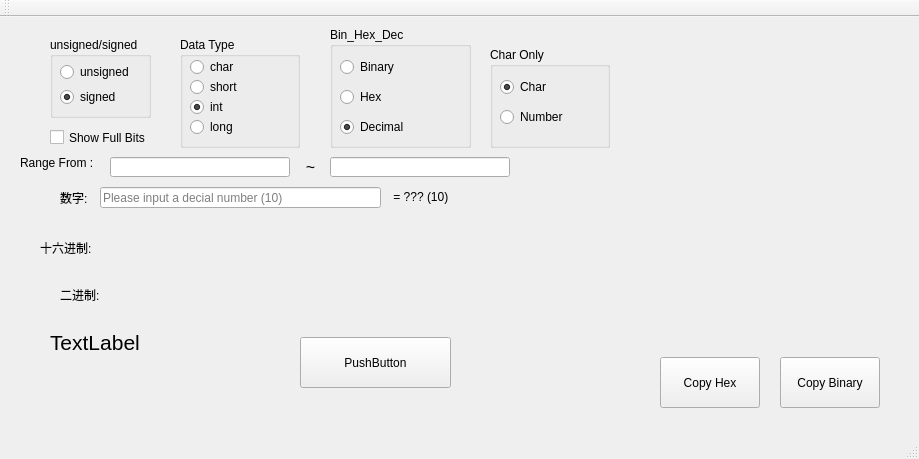
<?xml version="1.0" encoding="UTF-8"?>
<ui version="4.0">
 <class>MainWindow</class>
 <widget class="QMainWindow" name="MainWindow">
  <property name="geometry">
   <rect>
    <x>0</x>
    <y>0</y>
    <width>919</width>
    <height>459</height>
   </rect>
  </property>
  <property name="windowTitle">
   <string>Decimal Hex Binary</string>
  </property>
  <widget class="QWidget" name="centralWidget">
   <widget class="QPushButton" name="pushButton">
    <property name="geometry">
     <rect>
      <x>300</x>
      <y>320</y>
      <width>151</width>
      <height>51</height>
     </rect>
    </property>
    <property name="text">
     <string>PushButton</string>
    </property>
   </widget>
   <widget class="QGroupBox" name="groupBox">
    <property name="geometry">
     <rect>
      <x>50</x>
      <y>20</y>
      <width>101</width>
      <height>81</height>
     </rect>
    </property>
    <property name="title">
     <string>unsigned/signed</string>
    </property>
    <widget class="QRadioButton" name="radioButton">
     <property name="geometry">
      <rect>
       <x>10</x>
       <y>20</y>
       <width>100</width>
       <height>30</height>
      </rect>
     </property>
     <property name="text">
      <string>unsigned</string>
     </property>
     <property name="checked">
      <bool>false</bool>
     </property>
    </widget>
    <widget class="QRadioButton" name="radioButton_2">
     <property name="geometry">
      <rect>
       <x>10</x>
       <y>45</y>
       <width>100</width>
       <height>30</height>
      </rect>
     </property>
     <property name="text">
      <string>signed</string>
     </property>
     <property name="checked">
      <bool>true</bool>
     </property>
    </widget>
   </widget>
   <widget class="QGroupBox" name="groupBox_2">
    <property name="geometry">
     <rect>
      <x>180</x>
      <y>20</y>
      <width>120</width>
      <height>111</height>
     </rect>
    </property>
    <property name="title">
     <string>Data Type</string>
    </property>
    <widget class="QRadioButton" name="radioButton_3">
     <property name="geometry">
      <rect>
       <x>10</x>
       <y>20</y>
       <width>100</width>
       <height>20</height>
      </rect>
     </property>
     <property name="text">
      <string>char</string>
     </property>
    </widget>
    <widget class="QRadioButton" name="radioButton_4">
     <property name="geometry">
      <rect>
       <x>10</x>
       <y>40</y>
       <width>100</width>
       <height>20</height>
      </rect>
     </property>
     <property name="text">
      <string>short</string>
     </property>
    </widget>
    <widget class="QRadioButton" name="radioButton_5">
     <property name="geometry">
      <rect>
       <x>10</x>
       <y>60</y>
       <width>100</width>
       <height>20</height>
      </rect>
     </property>
     <property name="text">
      <string>int</string>
     </property>
     <property name="checked">
      <bool>true</bool>
     </property>
    </widget>
    <widget class="QRadioButton" name="radioButton_6">
     <property name="geometry">
      <rect>
       <x>10</x>
       <y>80</y>
       <width>100</width>
       <height>20</height>
      </rect>
     </property>
     <property name="text">
      <string>long</string>
     </property>
    </widget>
   </widget>
   <widget class="QLineEdit" name="lineEdit">
    <property name="geometry">
     <rect>
      <x>100</x>
      <y>170</y>
      <width>281</width>
      <height>21</height>
     </rect>
    </property>
    <property name="toolTip">
     <string/>
    </property>
    <property name="accessibleDescription">
     <string>Please input a decial number (10)</string>
    </property>
    <property name="inputMethodHints">
     <set>Qt::ImhNone</set>
    </property>
    <property name="text">
     <string/>
    </property>
    <property name="placeholderText">
     <string>Please input a decial number (10)</string>
    </property>
   </widget>
   <widget class="QLabel" name="label">
    <property name="geometry">
     <rect>
      <x>50</x>
      <y>310</y>
      <width>531</width>
      <height>31</height>
     </rect>
    </property>
    <property name="font">
     <font>
      <pointsize>16</pointsize>
      <weight>50</weight>
      <bold>false</bold>
     </font>
    </property>
    <property name="text">
     <string>TextLabel</string>
    </property>
    <property name="textFormat">
     <enum>Qt::RichText</enum>
    </property>
    <property name="wordWrap">
     <bool>false</bool>
    </property>
   </widget>
   <widget class="QLabel" name="label_2">
    <property name="geometry">
     <rect>
      <x>60</x>
      <y>170</y>
      <width>41</width>
      <height>21</height>
     </rect>
    </property>
    <property name="text">
     <string>数字:</string>
    </property>
   </widget>
   <widget class="QLabel" name="label_3">
    <property name="geometry">
     <rect>
      <x>40</x>
      <y>220</y>
      <width>61</width>
      <height>21</height>
     </rect>
    </property>
    <property name="text">
     <string>十六进制:</string>
    </property>
   </widget>
   <widget class="QLabel" name="label_4">
    <property name="geometry">
     <rect>
      <x>60</x>
      <y>270</y>
      <width>71</width>
      <height>16</height>
     </rect>
    </property>
    <property name="text">
     <string>二进制:</string>
    </property>
   </widget>
   <widget class="QLabel" name="label_5">
    <property name="geometry">
     <rect>
      <x>110</x>
      <y>135</y>
      <width>441</width>
      <height>31</height>
     </rect>
    </property>
    <property name="text">
     <string/>
    </property>
   </widget>
   <widget class="QCheckBox" name="checkBox">
    <property name="geometry">
     <rect>
      <x>50</x>
      <y>100</y>
      <width>121</width>
      <height>41</height>
     </rect>
    </property>
    <property name="text">
     <string>Show Full Bits</string>
    </property>
   </widget>
   <widget class="QGroupBox" name="groupBox_3">
    <property name="geometry">
     <rect>
      <x>330</x>
      <y>10</y>
      <width>141</width>
      <height>121</height>
     </rect>
    </property>
    <property name="title">
     <string>Bin_Hex_Dec</string>
    </property>
    <widget class="QRadioButton" name="radioButton_7">
     <property name="geometry">
      <rect>
       <x>10</x>
       <y>30</y>
       <width>100</width>
       <height>20</height>
      </rect>
     </property>
     <property name="text">
      <string>Binary</string>
     </property>
    </widget>
    <widget class="QRadioButton" name="radioButton_8">
     <property name="geometry">
      <rect>
       <x>10</x>
       <y>60</y>
       <width>100</width>
       <height>20</height>
      </rect>
     </property>
     <property name="text">
      <string>Hex</string>
     </property>
    </widget>
    <widget class="QRadioButton" name="radioButton_9">
     <property name="geometry">
      <rect>
       <x>10</x>
       <y>90</y>
       <width>100</width>
       <height>20</height>
      </rect>
     </property>
     <property name="text">
      <string>Decimal</string>
     </property>
     <property name="checked">
      <bool>true</bool>
     </property>
    </widget>
   </widget>
   <widget class="QLabel" name="label_6">
    <property name="geometry">
     <rect>
      <x>390</x>
      <y>170</y>
      <width>301</width>
      <height>20</height>
     </rect>
    </property>
    <property name="text">
     <string> = ??? (10)</string>
    </property>
   </widget>
   <widget class="QGroupBox" name="groupBox_4">
    <property name="geometry">
     <rect>
      <x>490</x>
      <y>30</y>
      <width>120</width>
      <height>101</height>
     </rect>
    </property>
    <property name="title">
     <string>Char Only</string>
    </property>
    <widget class="QRadioButton" name="radioButton_10">
     <property name="geometry">
      <rect>
       <x>10</x>
       <y>30</y>
       <width>100</width>
       <height>20</height>
      </rect>
     </property>
     <property name="text">
      <string>Char</string>
     </property>
     <property name="checkable">
      <bool>true</bool>
     </property>
     <property name="checked">
      <bool>true</bool>
     </property>
     <property name="autoExclusive">
      <bool>true</bool>
     </property>
    </widget>
    <widget class="QRadioButton" name="radioButton_11">
     <property name="geometry">
      <rect>
       <x>10</x>
       <y>60</y>
       <width>100</width>
       <height>20</height>
      </rect>
     </property>
     <property name="text">
      <string>Number</string>
     </property>
     <property name="checked">
      <bool>false</bool>
     </property>
    </widget>
   </widget>
   <widget class="QLineEdit" name="lineEdit_min">
    <property name="geometry">
     <rect>
      <x>110</x>
      <y>140</y>
      <width>180</width>
      <height>20</height>
     </rect>
    </property>
    <property name="alignment">
     <set>Qt::AlignRight|Qt::AlignTrailing|Qt::AlignVCenter</set>
    </property>
    <property name="readOnly">
     <bool>true</bool>
    </property>
   </widget>
   <widget class="QLineEdit" name="lineEdit_max">
    <property name="geometry">
     <rect>
      <x>330</x>
      <y>140</y>
      <width>180</width>
      <height>20</height>
     </rect>
    </property>
    <property name="text">
     <string/>
    </property>
    <property name="readOnly">
     <bool>true</bool>
    </property>
   </widget>
   <widget class="QLabel" name="label_7">
    <property name="geometry">
     <rect>
      <x>290</x>
      <y>140</y>
      <width>41</width>
      <height>21</height>
     </rect>
    </property>
    <property name="font">
     <font>
      <family>Arial</family>
      <pointsize>12</pointsize>
     </font>
    </property>
    <property name="text">
     <string>~</string>
    </property>
    <property name="alignment">
     <set>Qt::AlignCenter</set>
    </property>
   </widget>
   <widget class="QLabel" name="label_8">
    <property name="geometry">
     <rect>
      <x>20</x>
      <y>130</y>
      <width>81</width>
      <height>31</height>
     </rect>
    </property>
    <property name="text">
     <string>Range From :</string>
    </property>
   </widget>
   <widget class="QPushButton" name="btnCopyHex">
    <property name="geometry">
     <rect>
      <x>660</x>
      <y>340</y>
      <width>100</width>
      <height>51</height>
     </rect>
    </property>
    <property name="text">
     <string>Copy Hex</string>
    </property>
   </widget>
   <widget class="QPushButton" name="btnCopyBin">
    <property name="geometry">
     <rect>
      <x>780</x>
      <y>340</y>
      <width>100</width>
      <height>51</height>
     </rect>
    </property>
    <property name="text">
     <string>Copy Binary</string>
    </property>
   </widget>
   <zorder>btnCopyBin</zorder>
   <zorder>pushButton</zorder>
   <zorder>groupBox</zorder>
   <zorder>groupBox_2</zorder>
   <zorder>lineEdit</zorder>
   <zorder>label</zorder>
   <zorder>label_2</zorder>
   <zorder>label_3</zorder>
   <zorder>label_4</zorder>
   <zorder>label_5</zorder>
   <zorder>checkBox</zorder>
   <zorder>groupBox_3</zorder>
   <zorder>label_6</zorder>
   <zorder>groupBox_4</zorder>
   <zorder>lineEdit_min</zorder>
   <zorder>lineEdit_max</zorder>
   <zorder>label_7</zorder>
   <zorder>label_8</zorder>
   <zorder>btnCopyHex</zorder>
  </widget>
  <widget class="QMenuBar" name="menuBar">
   <property name="geometry">
    <rect>
     <x>0</x>
     <y>0</y>
     <width>919</width>
     <height>22</height>
    </rect>
   </property>
  </widget>
  <widget class="QToolBar" name="mainToolBar">
   <attribute name="toolBarArea">
    <enum>TopToolBarArea</enum>
   </attribute>
   <attribute name="toolBarBreak">
    <bool>false</bool>
   </attribute>
  </widget>
  <widget class="QStatusBar" name="statusBar"/>
 </widget>
 <layoutdefault spacing="6" margin="11"/>
 <resources/>
 <connections/>
</ui>
